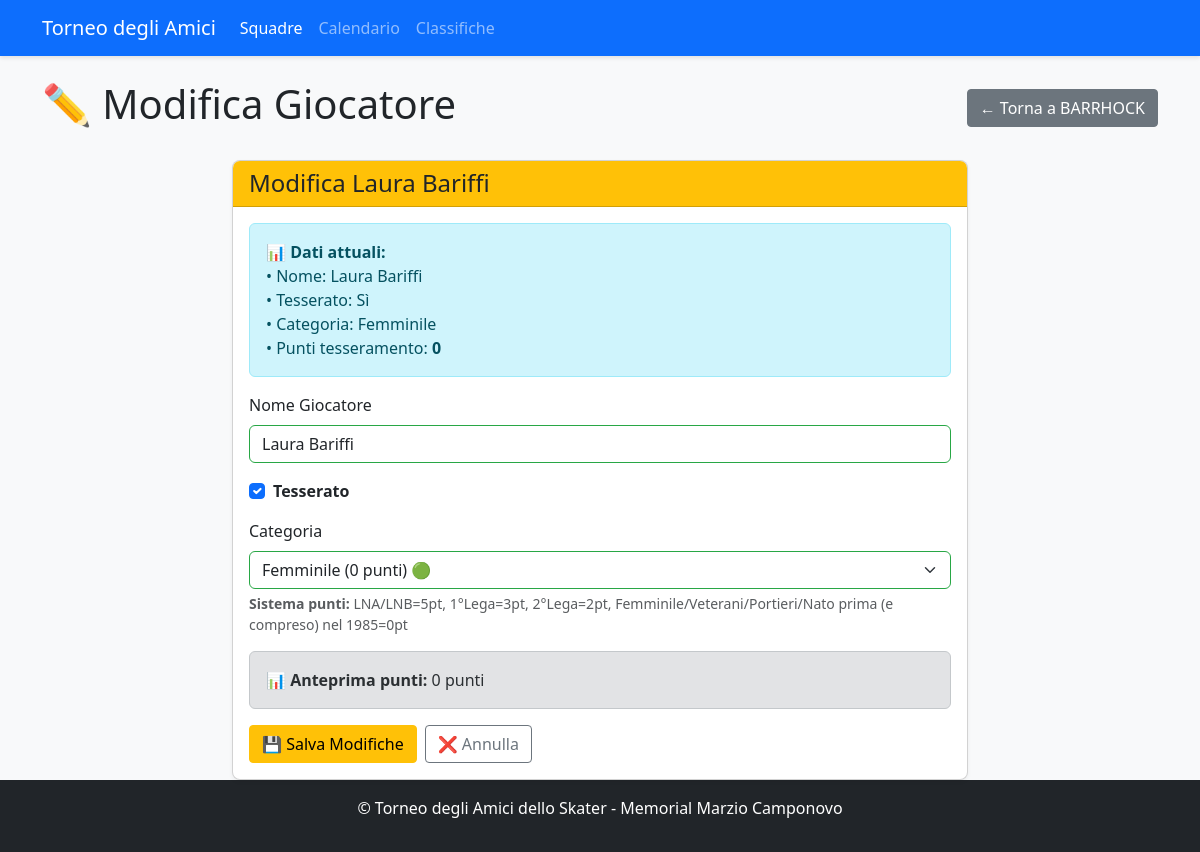
The page /player/295/edit on the database its author committed.
### app.py (models this page shows, shortened)
class Team(db.Model):
    id = db.Column(db.Integer, primary_key=True)
    name = db.Column(db.String(100), nullable=False, unique=True)
    group = db.Column(db.String(1))  # A, B, C, or D
    group_order = db.Column(db.Integer, default=0)  # NUOVO CAMPO per l'ordinamento nel girone
    players = db.relationship('Player', backref='team', lazy=True)
    matches = db.relationship(
        'Match',
        primaryjoin="or_(Team.id == Match.team1_id, Team.id == Match.team2_id)",
        lazy=True,
        overlaps="team1,team2"
    )
    wins = db.Column(db.Integer, default=0)
    losses = db.Column(db.Integer, default=0)
    draws = db.Column(db.Integer, default=0)
    goals_for = db.Column(db.Integer, default=0)
    goals_against = db.Column(db.Integer, default=0)
    points = db.Column(db.Integer, default=0)

class Player(db.Model):
    id = db.Column(db.Integer, primary_key=True)
    name = db.Column(db.String(100), nullable=False)
    team_id = db.Column(db.Integer, db.ForeignKey('team.id'), nullable=False)
    is_registered = db.Column(db.Boolean, default=False)
    category = db.Column(db.String(100))  # LNA/LNB, 1a Lega, 2a Lega, Non tesserato
    goals = db.Column(db.Integer, default=0)
    assists = db.Column(db.Integer, default=0)
    penalties = db.Column(db.Integer, default=0)
    @property
    def registration_points(self):
        if not self.is_registered:
            return 0  # Non tesserato = 0 punti
        points_map = {
            'LNA/LNB': 5,     # LNA/LNB = 5 punti
            '1a Lega': 3,     # 1° Lega = 3 punti
            '2a Lega': 2,     # 2° Lega = 2 punti
            'Femminile': 0,   # Femminile = 0 punti
            'Veterani': 0,     # Veterani = 0 punti
            'Portiere': 0,     # Portiere = 0 punti
            'Old': 0
        }
        return points_map.get(self.category, 0)  # Default 0 punti se categoria non riconosciuta

class TournamentSettings(db.Model):
    __tablename__ = 'tournament_settings'
    id = db.Column(db.Integer, primary_key=True)
    tournament_start_date = db.Column(db.Date)
    qualification_day1 = db.Column(db.Date)
    qualification_day2 = db.Column(db.Date)
    quarterfinals_ml_date = db.Column(db.Date)
    quarterfinals_bl_date = db.Column(db.Date)
    semifinals_ml_date = db.Column(db.Date)
    semifinals_bl_date = db.Column(db.Date)
    finals_date = db.Column(db.Date)
    qualification_times = db.Column(db.Text)  # JSON array
    playoff_times = db.Column(db.Text)       # JSON array
    final_times_ml = db.Column(db.Text)      # JSON array
    final_times_bl = db.Column(db.Text)      # JSON array
    max_teams = db.Column(db.Integer, default=16)
    teams_per_group = db.Column(db.Integer, default=4)
    max_registration_points = db.Column(db.Integer, default=20)
    min_players_per_team = db.Column(db.Integer, default=8)
    max_players_per_team = db.Column(db.Integer, default=15)
    points_win = db.Column(db.Integer, default=3)
    points_draw = db.Column(db.Integer, default=1)
    points_loss = db.Column(db.Integer, default=0)
    registration_categories = db.Column(db.Text)  # JSON object
    playoff_system = db.Column(db.String(50), default='standard')  # standard, custom
    quarterfinal_matchups = db.Column(db.Text)  # JSON array
    tournament_name = db.Column(db.String(200), default='Torneo degli Amici dello Skater')
    auto_update_playoffs = db.Column(db.Boolean, default=True)
    maintenance_mode = db.Column(db.Boolean, default=False)
    created_at = db.Column(db.DateTime, default=datetime.utcnow)
    updated_at = db.Column(db.DateTime, default=datetime.utcnow, onupdate=datetime.utcnow)

### app.py (the view, shortened to what this page needs)
@app.route('/player/<int:player_id>/edit', methods=['GET', 'POST'])
def edit_player(player_id):
    player = Player.query.get_or_404(player_id)
    return render_template('edit_player.html', player=player)

### app.py (called while the page is built, shortened)
@app.teardown_appcontext
def cleanup_db(error):
    if error:
        db.session.rollback()
    db.session.remove()

def get_tournament_dates():
    try:
        if db.inspect(db.engine).has_table('tournament_settings'):
            settings = TournamentSettings.query.first()
            if settings and settings.qualification_day1:
                return {
                    'qualification_day1': settings.qualification_day1,
                    'qualification_day2': settings.qualification_day2,
                    'quarterfinals_ml': settings.quarterfinals_ml_date,
                    'quarterfinals_bl': settings.quarterfinals_bl_date,
                    'semifinals_ml': settings.semifinals_ml_date,
                    'semifinals_bl': settings.semifinals_bl_date,
                    'finals': settings.finals_date
                }
    except Exception as e:
        print(f"Errore nel recupero date da settings: {e}")

@app.context_processor
def inject_tournament_dates():
    try:
        formatted_dates = format_tournament_dates()
        return {'tournament_dates': formatted_dates}
    except Exception as e:
        current_year = datetime.now().year
        return {
            'tournament_dates': {
                'qualification_day1': {
                    'date': datetime(current_year, 7, 13).date(),
                    'formatted': f'13/07/{current_year}',
                    'day_name_it': 'Sabato'
                },
                'qualification_day2': {
                    'date': datetime(current_year, 7, 14).date(),
                    'formatted': f'14/07/{current_year}',
                    'day_name_it': 'Domenica'
                }
            }
        }

### templates/edit_player.html (shortened to what this page needs)
<!DOCTYPE html>
<html lang="it">
<head>
    <link rel="stylesheet" href="https://cdn.jsdelivr.net/npm/bootstrap@5.3.0/dist/css/bootstrap.min.css">
    <link rel="stylesheet" href="{{ url_for('static', filename='style.css') }}">
</head>
<body class="d-flex flex-column min-vh-100">
    <nav class="navbar navbar-expand-lg navbar-dark bg-primary">
        <div class="container">
            <a class="navbar-brand" href="{{ url_for('index') }}">Torneo degli Amici</a>
            <div class="collapse navbar-collapse" id="navbarNav">
                <ul class="navbar-nav">
                    <li class="nav-item">
                        <a class="nav-link active" href="{{ url_for('teams') }}">Squadre</a>
                    </li>
                    <li class="nav-item">
                        <a class="nav-link" href="{{ url_for('schedule') }}">Calendario</a>
                    </li>
                    <li class="nav-item">
                        <a class="nav-link" href="{{ url_for('standings') }}">Classifiche</a>
                    </li>
                </ul>
            </div>
        </div>
    </nav>
    <div class="container mt-4">
        <div class="d-flex justify-content-between align-items-center">
            <h1>✏️ Modifica Giocatore</h1>
            <a href="{{ url_for('team_detail', team_id=player.team_id) }}" class="btn btn-secondary">
                ← Torna a {{ player.team.name }}
            </a>
        </div>
        <div class="row mt-4">
            <div class="col-md-8 mx-auto">
                <div class="card">
                    <div class="card-header bg-warning text-dark">
                        <h4 class="mb-0">Modifica {{ player.name }}</h4>
                    </div>
                    <div class="card-body">
                        <div class="alert alert-info">
                            <strong>📊 Dati attuali:</strong><br>
                            • Nome: {{ player.name }}<br>
                            • Tesserato: {{ 'Sì' if player.is_registered else 'No' }}<br>
                            • Categoria: {{ player.category or 'N/A' }}<br>
                            • Punti tesseramento: <strong>{{ player.registration_points }}</strong>
                        </div>
                        <form method="post">
                            <div class="mb-3">
                                <label for="player_name" class="form-label">Nome Giocatore</label>
                                <input type="text" class="form-control" id="player_name" name="player_name"
                                       value="{{ player.name }}" required>
                            </div>
                            <div class="mb-3 form-check">
                                <input type="checkbox" class="form-check-input" id="is_registered" name="is_registered"
                                       {% if player.is_registered %}checked{% endif %}>
                                <label class="form-check-label" for="is_registered">
                                    <strong>Tesserato</strong>
                                </label>
                            </div>
                            <div class="mb-3" id="category_div" {% if not player.is_registered %}style="display: none;"{% endif %}>
                                <label for="category" class="form-label">Categoria</label>
                                <select class="form-select" id="category" name="category">
                                    <option value="Femminile" {% if player.category == 'Femminile' %}selected{% endif %}>
                                        Femminile (0 punti) 🟢
                                    </option>
                                </select>
                                <div class="form-text">
                                    <strong>Sistema punti:</strong> LNA/LNB=5pt, 1°Lega=3pt, 2°Lega=2pt, Femminile/Veterani/Portieri/Nato prima (e compreso) nel {{ tournament_dates.qualification_day1.date.year - 40 }}=0pt
                                </div>
                            </div>
                            <div class="alert alert-secondary" id="points_preview">
                                <strong>📊 Anteprima punti:</strong> <span id="preview_points">{{ player.registration_points }}</span> punti
                            </div>
                            <div class="d-flex gap-2">
                                <button type="submit" class="btn btn-warning">
                                    💾 Salva Modifiche
                                </button>
                                <a href="{{ url_for('team_detail', team_id=player.team_id) }}" class="btn btn-outline-secondary">
                                    ❌ Annulla
                                </a>
                            </div>
                        </form>
                    </div>
                </div>
            </div>
        </div>
    </div>
    <footer class="bg-dark text-white py-3 mt-auto">
        <div class="container text-center">
            <p>© Torneo degli Amici dello Skater - Memorial Marzio Camponovo</p>
        </div>
    </footer>
</body>
</html>

### static/style.css (style rules this page uses)
body { font-family: "Segoe UI", Tahoma, Geneva, Verdana, sans-serif; background-color: #f8f9fa; }
.navbar { box-shadow: 0 2px 4px rgba(0, 0, 0, 0.1); }
.card { box-shadow: 0 2px 4px rgba(0, 0, 0, 0.05); border-radius: 8px; overflow: hidden; }
.card-header { font-weight: 600; }
.btn { border-radius: 4px; }
footer { margin-top: 2rem; }
.form-control:valid, .form-select:valid { border-color: #28a745; }
.btn { transition: all 0.3s ease; }

### rows shown on the page
Team: team.name "BARRHOCK"
Player: name "Laura Bariffi", is_registered "Sì", category "Femminile", registration_points "0", player_name "Laura Bariffi", is_registered "☑", category "Femminile (0 punti) 🟢"
TournamentSettings: tournament_dates.qualification_day1.date.year-40 "1985"
